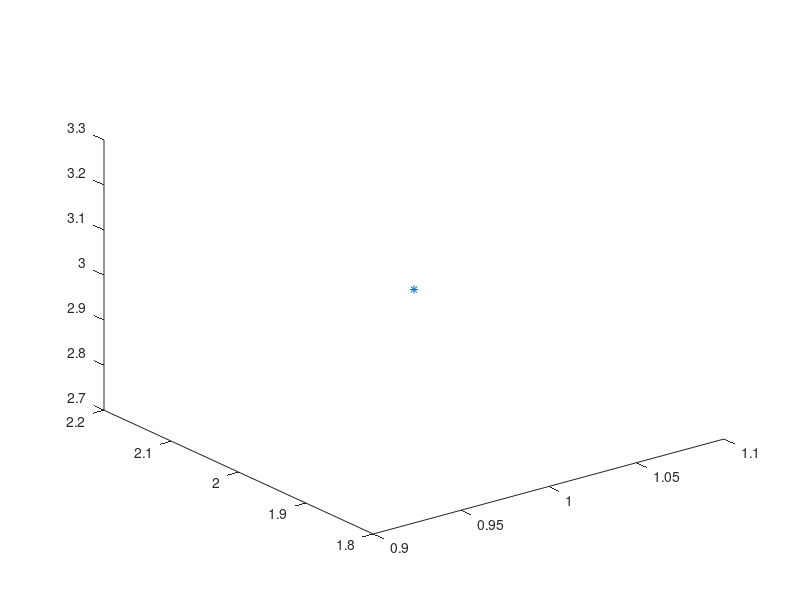

MATLAB code to generate this figure: (Note: this script raises an error after producing the figure.)
p = [1,2,3];
q = [4,7,9];
r = [10,16,4];
pq = [q-p];
pr = [r-p];

% Finding v
% v is a vector that equals to the cross product of pqxpr 
% v is perpendicular to both pq & pr
% The dot product v.pq=0 & v.pr=0
m1 = [pq; pr];
v = [m1(1,2)*m1(2,3) - m1(1,3)*m1(2,2), -(m1(1,1)*m1(2,3) - m1(1,3)*m1(2,1)), m1(1,1)*m1(2,2) - m1(1,2)*m1(2,1)];


% Finding Angle 1 between pq & pr
magnitude_pq = sqrt(pq(1)^2 + pq(2)^2 + pq(3)^2);
magnitude_pr = sqrt(pr(1)^2 + pr(2)^2 + pr(3)^2);
dotproduct = (pq)*(pr');
Angle1= acos(dotproduct/(magnitude_pq*magnitude_pr));

% Finding Angle 2 between pq & pr
magnitude_v = sqrt(v(1)^2 + v(2)^2 + v(3)^2);
Angle2 = asin(magnitude_v/(magnitude_pq*magnitude_pr));

% Generating Figure
t= [1 0 0];
m2= [p;q];
m3=[p;v];
m4= [p;r];
m5= [p;q;r];

figure (1)
plot3 (p(1),p(2),p(3),'*');
hold on
plot3 (r(1),r(2),r(3),'O');
hold on
plot3 (m2(:,1),m2(:,2),m2(:,3));
hold on
plot3 (m4(:,1),m4(:,2),m4(:,3));
hold on
plot3 (m3(:,1),m3(:,2),m3(:,3));
hold off

figure(2)
plot3 (p(1),p(2),p(3),'*');
hold on
plot3 (r(1),r(2),r(3),'O');
hold on
fill3 (m5(:,1),m5(:,2),m5(:,3),t);
hold on
plot3 (m3(:,1),m3(:,2),m3(:,3));
hold off

% Finding equation of the plane
d = (v(1)*p(1) + v(2)*p(2) + v(3)*p(3));
% -79x+51y-3z = 14
% v.<x,y,z> = 14
% -79(x-1)+51(y-2)-3(z-3) = 0











